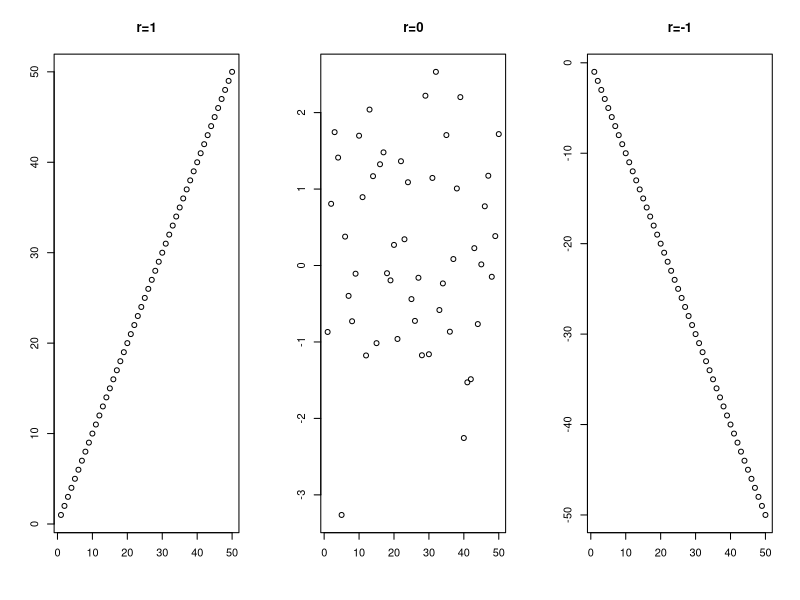

This figure's R source:
# Show correlation coefficients.
par(mfrow=c(1, 3))

x <- seq(1, 50)
y <- seq(1, 50)
r <- cor(x, y)
r.text <- paste("r=", round(r, 0), sep="")
plot(x, y, main=r.text, xlab="", ylab="")

x <- seq(1, 50)
y <- rnorm(50)
r <- cor(x, y)
r.text <- paste("r=", round(r, 0), sep="")
plot(x, y, main=r.text, xlab="", ylab="")

x <- seq(1, 50)
y <- -1 * seq(1, 50)
r <- cor(x, y)
r.text <- paste("r=", round(r, 0), sep="")
plot(x, y, main=r.text, xlab="", ylab="")
